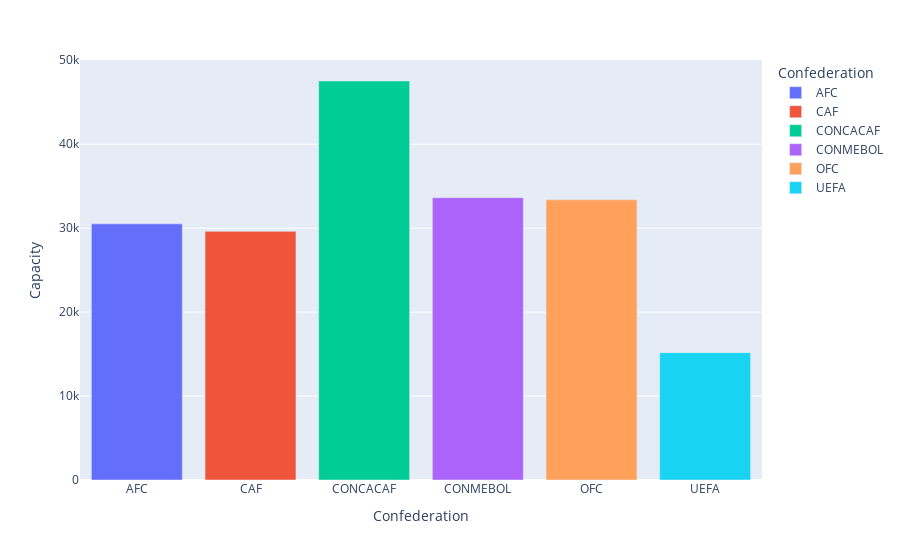

This figure's notebook cell:
### Code cell
import plotly.express as px
fig=px.bar(grouped_capacity,x='Confederation',y='Capacity',color='Confederation',hover_data=['Confederation','Capacity'])
fig.show()

### Figure 1 — Plotly figure (JSON) as saved in the notebook; plotly's stock layout.template omitted (floating-point values rounded to 4 significant figures)
{"data": [{"alignmentgroup": "True", "hovertemplate": "Confederation=%{x}<br>Capacity=%{y}<extra></extra>", "legendgroup": "AFC", "marker": {"color": "#636efa", "pattern": {"shape": ""}}, "name": "AFC", "offsetgroup": "AFC", "orientation": "v", "showlegend": true, "textposition": "auto", "type": "bar", "x": ["AFC"], "xaxis": "x", "y": [30510.0], "yaxis": "y"}, {"alignmentgroup": "True", "hovertemplate": "Confederation=%{x}<br>Capacity=%{y}<extra></extra>", "legendgroup": "CAF", "marker": {"color": "#EF553B", "pattern": {"shape": ""}}, "name": "CAF", "offsetgroup": "CAF", "orientation": "v", "showlegend": true, "textposition": "auto", "type": "bar", "x": ["CAF"], "xaxis": "x", "y": [29620.0], "yaxis": "y"}, {"alignmentgroup": "True", "hovertemplate": "Confederation=%{x}<br>Capacity=%{y}<extra></extra>", "legendgroup": "CONCACAF", "marker": {"color": "#00cc96", "pattern": {"shape": ""}}, "name": "CONCACAF", "offsetgroup": "CONCACAF", "orientation": "v", "showlegend": true, "textposition": "auto", "type": "bar", "x": ["CONCACAF"], "xaxis": "x", "y": [47530.0], "yaxis": "y"}, {"alignmentgroup": "True", "hovertemplate": "Confederation=%{x}<br>Capacity=%{y}<extra></extra>", "legendgroup": "CONMEBOL", "marker": {"color": "#ab63fa", "pattern": {"shape": ""}}, "name": "CONMEBOL", "offsetgroup": "CONMEBOL", "orientation": "v", "showlegend": true, "textposition": "auto", "type": "bar", "x": ["CONMEBOL"], "xaxis": "x", "y": [33630.0], "yaxis": "y"}, {"alignmentgroup": "True", "hovertemplate": "Confederation=%{x}<br>Capacity=%{y}<extra></extra>", "legendgroup": "OFC", "marker": {"color": "#FFA15A", "pattern": {"shape": ""}}, "name": "OFC", "offsetgroup": "OFC", "orientation": "v", "showlegend": true, "textposition": "auto", "type": "bar", "x": ["OFC"], "xaxis": "x", "y": [33374], "yaxis": "y"}, {"alignmentgroup": "True", "hovertemplate": "Confederation=%{x}<br>Capacity=%{y}<extra></extra>", "legendgroup": "UEFA", "marker": {"color": "#19d3f3", "pattern": {"shape": ""}}, "name": "UEFA", "offsetgroup": "UEFA", "orientation": "v", "showlegend": true, "textposition": "auto", "type": "bar", "x": ["UEFA"], "xaxis": "x", "y": [15170.0], "yaxis": "y"}], "layout": {"barmode": "relative", "legend": {"title": {"text": "Confederation"}, "tracegroupgap": 0}, "margin": {"t": 60}, "xaxis": {"anchor": "y", "categoryarray": ["AFC", "CAF", "CONCACAF", "CONMEBOL", "OFC", "UEFA"], "categoryorder": "array", "domain": [0, 1], "title": {"text": "Confederation"}}, "yaxis": {"anchor": "x", "domain": [0, 1], "title": {"text": "Capacity"}}}}
